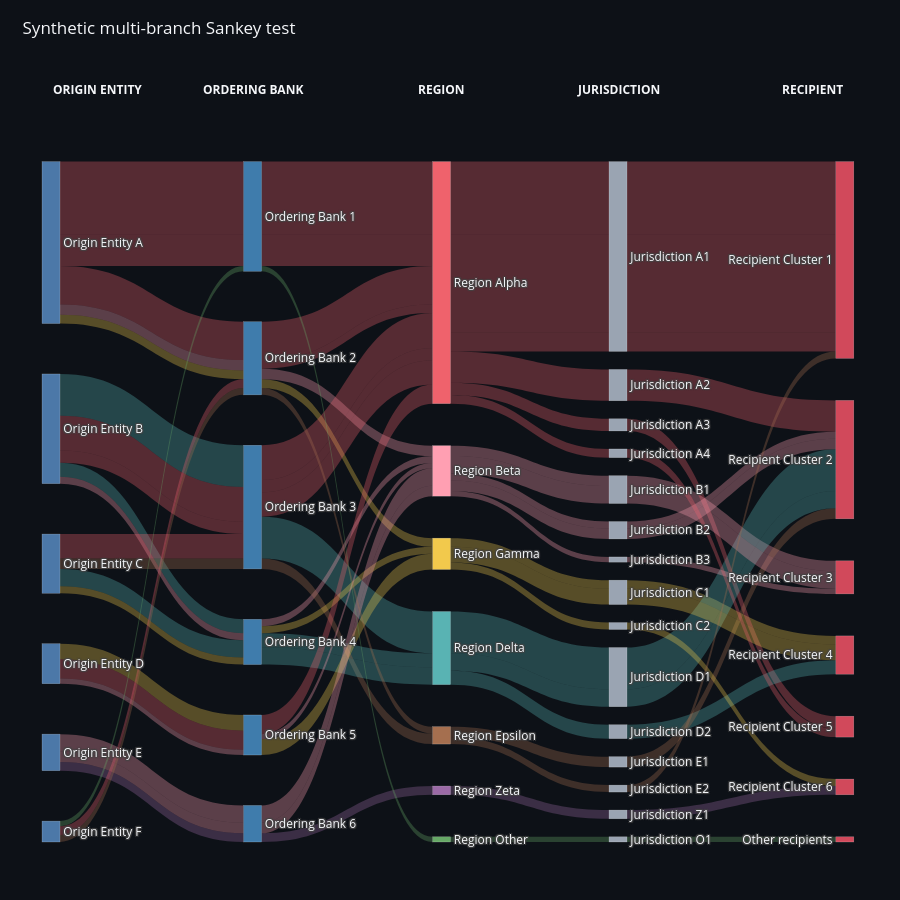

Notebook code for this chart:
### Code cell
fig = go.Figure(
    data=[
        go.Sankey(
            # Keep two-dimensional dragging enabled. Positions are starting points.
            arrangement="freeform",
            domain=dict(y=sankey_y_domain),
            node=dict(
                pad=node_pad,
                thickness=18,
                line=dict(width=0.5, color="rgba(255,255,255,0.35)"),
                label=node_labels,
                color=node_colors,
                x=node_x,
                y=node_y,
            ),
            link=dict(
                source=sources,
                target=targets,
                value=values,
                color=link_colors,
            ),
        )
    ]
)

column_titles = {
    "origin": "ORIGIN ENTITY",
    "bank": "ORDERING BANK",
    "region": "REGION",
    "jurisdiction": "JURISDICTION",
    "recipient": "RECIPIENT",
}

fig.update_layout(
    title=dict(
        text="Synthetic multi-branch Sankey test",
        x=0.025,
        xanchor="left",
        y=0.975,
        yanchor="top",
    ),
    template="plotly_dark",
    paper_bgcolor="#0d1117",
    plot_bgcolor="#0d1117",
    font=dict(size=12, color="#f5f7fa"),
    width=None,
    height=chart_height,
    autosize=True,
    margin=chart_margin,
    annotations=[
        dict(
            x=x_positions[layer_name], y=1.055,
            xref="paper", yref="paper",
            xanchor="left" if layer_name == "origin" else "right" if layer_name == "recipient" else "center",
            yanchor="bottom",
            text=f"<b>{title}</b>",
            showarrow=False,
            font=dict(size=12),
        )
        for layer_name, title in column_titles.items()
    ],
)

fig.show()

### Figure 1 — Plotly figure (JSON) as saved in the notebook; plotly's stock layout.template omitted (floating-point values rounded to 4 significant figures)
{"data": [{"arrangement": "freeform", "domain": {"y": [0.025, 0.97]}, "link": {"color": ["rgba(239, 98, 108, 0.32)", "rgba(239, 98, 108, 0.32)", "rgba(239, 98, 108, 0.32)", "rgba(239, 98, 108, 0.32)", "rgba(239, 98, 108, 0.32)", "rgba(239, 98, 108, 0.32)", "rgba(239, 98, 108, 0.32)", "rgba(239, 98, 108, 0.32)", "rgba(239, 98, 108, 0.32)", "rgba(239, 98, 108, 0.32)", "rgba(239, 98, 108, 0.32)", "rgba(239, 98, 108, 0.32)", "rgba(255, 159, 178, 0.32)", "rgba(255, 159, 178, 0.32)", "rgba(255, 159, 178, 0.32)", "rgba(255, 159, 178, 0.32)", "rgba(242, 201, 76, 0.32)", "rgba(242, 201, 76, 0.32)", "rgba(242, 201, 76, 0.32)", "rgba(242, 201, 76, 0.32)", "rgba(89, 179, 179, 0.32)", "rgba(89, 179, 179, 0.32)", "rgba(89, 179, 179, 0.32)", "rgba(89, 179, 179, 0.32)", "rgba(239, 98, 108, 0.32)", "rgba(239, 98, 108, 0.32)", "rgba(239, 98, 108, 0.32)", "rgba(239, 98, 108, 0.32)", "rgba(239, 98, 108, 0.32)", "rgba(239, 98, 108, 0.32)", "rgba(239, 98, 108, 0.32)", "rgba(239, 98, 108, 0.32)", "rgba(89, 179, 179, 0.32)", "rgba(89, 179, 179, 0.32)", "rgba(89, 179, 179, 0.32)", "rgba(89, 179, 179, 0.32)", "rgba(255, 159, 178, 0.32)", "rgba(255, 159, 178, 0.32)", "rgba(255, 159, 178, 0.32)", "rgba(255, 159, 178, 0.32)", "rgba(239, 98, 108, 0.32)", "rgba(239, 98, 108, 0.32)", "rgba(239, 98, 108, 0.32)", "rgba(239, 98, 108, 0.32)", "rgba(165, 111, 79, 0.32)", "rgba(165, 111, 79, 0.32)", "rgba(165, 111, 79, 0.32)", "rgba(165, 111, 79, 0.32)", "rgba(89, 179, 179, 0.32)", "rgba(89, 179, 179, 0.32)", "rgba(89, 179, 179, 0.32)", "rgba(89, 179, 179, 0.32)", "rgba(242, 201, 76, 0.32)", "rgba(242, 201, 76, 0.32)", "rgba(242, 201, 76, 0.32)", "rgba(242, 201, 76, 0.32)", "rgba(242, 201, 76, 0.32)", "rgba(242, 201, 76, 0.32)", "rgba(242, 201, 76, 0.32)", "rgba(242, 201, 76, 0.32)", "rgba(239, 98, 108, 0.32)", "rgba(239, 98, 108, 0.32)", "rgba(239, 98, 108, 0.32)", "rgba(239, 98, 108, 0.32)", "rgba(255, 159, 178, 0.32)", "rgba(255, 159, 178, 0.32)", "rgba(255, 159, 178, 0.32)", "rgba(255, 159, 178, 0.32)", "rgba(255, 159, 178, 0.32)", "rgba(255, 159, 178, 0.32)", "rgba(255, 159, 178, 0.32)", "rgba(255, 159, 178, 0.32)", "rgba(255, 159, 178, 0.32)", "rgba(255, 159, 178, 0.32)", "rgba(255, 159, 178, 0.32)", "rgba(255, 159, 178, 0.32)", "rgba(155, 106, 166, 0.32)", "rgba(155, 106, 166, 0.32)", "rgba(155, 106, 166, 0.32)", "rgba(155, 106, 166, 0.32)", "rgba(239, 98, 108, 0.32)", "rgba(239, 98, 108, 0.32)", "rgba(239, 98, 108, 0.32)", "rgba(239, 98, 108, 0.32)", "rgba(165, 111, 79, 0.32)", "rgba(165, 111, 79, 0.32)", "rgba(165, 111, 79, 0.32)", "rgba(165, 111, 79, 0.32)", "rgba(102, 168, 102, 0.32)", "rgba(102, 168, 102, 0.32)", "rgba(102, 168, 102, 0.32)", "rgba(102, 168, 102, 0.32)"], "source": [0, 6, 12, 19, 0, 6, 12, 20, 0, 7, 12, 19, 0, 7, 13, 23, 0, 7, 14, 26, 1, 8, 15, 28, 1, 8, 12, 19, 1, 8, 12, 21, 1, 9, 15, 29, 1, 9, 13, 24, 2, 8, 12, 19, 2, 8, 16, 30, 2, 9, 15, 28, 2, 9, 14, 27, 3, 10, 14, 26, 3, 10, 12, 19, 3, 10, 13, 25, 4, 11, 13, 23, 4, 11, 13, 24, 4, 11, 17, 32, 5, 7, 12, 22, 5, 7, 16, 31, 5, 6, 18, 33], "target": [6, 12, 19, 34, 6, 12, 20, 35, 7, 12, 19, 34, 7, 13, 23, 36, 7, 14, 26, 37, 8, 15, 28, 35, 8, 12, 19, 34, 8, 12, 21, 38, 9, 15, 29, 37, 9, 13, 24, 35, 8, 12, 19, 34, 8, 16, 30, 35, 9, 15, 28, 35, 9, 14, 27, 39, 10, 14, 26, 37, 10, 12, 19, 34, 10, 13, 25, 36, 11, 13, 23, 36, 11, 13, 24, 35, 11, 17, 32, 39, 7, 12, 22, 38, 7, 16, 31, 34, 6, 18, 33, 40], "value": [42, 42, 42, 42, 18, 18, 18, 18, 22, 22, 22, 22, 6, 6, 6, 6, 5, 5, 5, 5, 24, 24, 24, 24, 20, 20, 20, 20, 7, 7, 7, 7, 8, 8, 8, 8, 4, 4, 4, 4, 14, 14, 14, 14, 6, 6, 6, 6, 10, 10, 10, 10, 4, 4, 4, 4, 9, 9, 9, 9, 11, 11, 11, 11, 3, 3, 3, 3, 10, 10, 10, 10, 6, 6, 6, 6, 5, 5, 5, 5, 5, 5, 5, 5, 4, 4, 4, 4, 3, 3, 3, 3]}, "node": {"color": ["#4c78a8", "#4c78a8", "#4c78a8", "#4c78a8", "#4c78a8", "#4c78a8", "#3f7cac", "#3f7cac", "#3f7cac", "#3f7cac", "#3f7cac", "#3f7cac", "#ef626c", "#ff9fb2", "#f2c94c", "#59b3b3", "#a56f4f", "#9b6aa6", "#66a866", "#9aa4b2", "#9aa4b2", "#9aa4b2", "#9aa4b2", "#9aa4b2", "#9aa4b2", "#9aa4b2", "#9aa4b2", "#9aa4b2", "#9aa4b2", "#9aa4b2", "#9aa4b2", "#9aa4b2", "#9aa4b2", "#9aa4b2", "#d1495b", "#d1495b", "#d1495b", "#d1495b", "#d1495b", "#d1495b", "#d1495b"], "label": ["Origin Entity A", "Origin Entity B", "Origin Entity C", "Origin Entity D", "Origin Entity E", "Origin Entity F", "Ordering Bank 1", "Ordering Bank 2", "Ordering Bank 3", "Ordering Bank 4", "Ordering Bank 5", "Ordering Bank 6", "Region Alpha", "Region Beta", "Region Gamma", "Region Delta", "Region Epsilon", "Region Zeta", "Region Other", "Jurisdiction A1", "Jurisdiction A2", "Jurisdiction A3", "Jurisdiction A4", "Jurisdiction B1", "Jurisdiction B2", "Jurisdiction B3", "Jurisdiction C1", "Jurisdiction C2", "Jurisdiction D1", "Jurisdiction D2", "Jurisdiction E1", "Jurisdiction E2", "Jurisdiction Z1", "Jurisdiction O1", "Recipient Cluster 1", "Recipient Cluster 2", "Recipient Cluster 3", "Recipient Cluster 4", "Recipient Cluster 5", "Recipient Cluster 6", "Other recipients"], "line": {"color": "rgba(255,255,255,0.35)", "width": 0.5}, "pad": 18, "thickness": 18, "x": [0.025, 0.025, 0.025, 0.025, 0.025, 0.025, 0.265, 0.265, 0.265, 0.265, 0.265, 0.265, 0.49, 0.49, 0.49, 0.49, 0.49, 0.49, 0.49, 0.7, 0.7, 0.7, 0.7, 0.7, 0.7, 0.7, 0.7, 0.7, 0.7, 0.7, 0.7, 0.7, 0.7, 0.7, 0.97, 0.97, 0.97, 0.97, 0.97, 0.97, 0.97], "y": [0.119, 0.3927, 0.5909, 0.738, 0.8683, 0.9846, 0.08062, 0.2891, 0.5078, 0.706, 0.8427, 0.9731, 0.1779, 0.4546, 0.5765, 0.715, 0.8433, 0.9242, 0.9962, 0.1395, 0.3285, 0.3869, 0.4287, 0.4821, 0.5418, 0.5849, 0.6331, 0.6826, 0.7577, 0.8379, 0.8822, 0.9215, 0.9595, 0.9962, 0.1446, 0.438, 0.611, 0.7252, 0.8305, 0.9191, 0.9962]}, "type": "sankey"}], "layout": {"annotations": [{"font": {"size": 12}, "showarrow": false, "text": "<b>ORIGIN ENTITY</b>", "x": 0.025, "xanchor": "left", "xref": "paper", "y": 1.055, "yanchor": "bottom", "yref": "paper"}, {"font": {"size": 12}, "showarrow": false, "text": "<b>ORDERING BANK</b>", "x": 0.265, "xanchor": "center", "xref": "paper", "y": 1.055, "yanchor": "bottom", "yref": "paper"}, {"font": {"size": 12}, "showarrow": false, "text": "<b>REGION</b>", "x": 0.49, "xanchor": "center", "xref": "paper", "y": 1.055, "yanchor": "bottom", "yref": "paper"}, {"font": {"size": 12}, "showarrow": false, "text": "<b>JURISDICTION</b>", "x": 0.7, "xanchor": "center", "xref": "paper", "y": 1.055, "yanchor": "bottom", "yref": "paper"}, {"font": {"size": 12}, "showarrow": false, "text": "<b>RECIPIENT</b>", "x": 0.97, "xanchor": "right", "xref": "paper", "y": 1.055, "yanchor": "bottom", "yref": "paper"}], "autosize": true, "font": {"color": "#f5f7fa", "size": 12}, "height": 900, "margin": {"b": 40, "l": 30, "r": 30, "t": 140}, "paper_bgcolor": "#0d1117", "plot_bgcolor": "#0d1117", "title": {"text": "Synthetic multi-branch Sankey test", "x": 0.025, "xanchor": "left", "y": 0.975, "yanchor": "top"}}}
